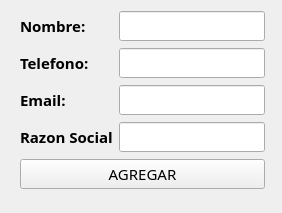
<?xml version="1.0" encoding="UTF-8"?>
<ui version="4.0">
 <class>addProvedores</class>
 <widget class="QWidget" name="addProvedores">
  <property name="geometry">
   <rect>
    <x>0</x>
    <y>0</y>
    <width>282</width>
    <height>213</height>
   </rect>
  </property>
  <property name="windowTitle">
   <string>Provedores</string>
  </property>
  <widget class="QWidget" name="layoutWidget">
   <property name="geometry">
    <rect>
     <x>20</x>
     <y>10</y>
     <width>245</width>
     <height>183</height>
    </rect>
   </property>
   <property name="font">
    <font>
     <family>Yu Gothic</family>
     <pointsize>11</pointsize>
     <bold>true</bold>
    </font>
   </property>
   <layout class="QGridLayout" name="gridLayout">
    <item row="0" column="0">
     <widget class="QLabel" name="label">
      <property name="font">
       <font>
        <family>Yu Gothic</family>
        <pointsize>11</pointsize>
        <bold>true</bold>
       </font>
      </property>
      <property name="text">
       <string>Nombre:</string>
      </property>
     </widget>
    </item>
    <item row="0" column="1">
     <widget class="QLineEdit" name="txt_nombre">
      <property name="font">
       <font>
        <family>Yu Gothic</family>
        <pointsize>11</pointsize>
        <bold>false</bold>
       </font>
      </property>
     </widget>
    </item>
    <item row="1" column="0">
     <widget class="QLabel" name="label_2">
      <property name="font">
       <font>
        <family>Yu Gothic</family>
        <pointsize>11</pointsize>
        <bold>true</bold>
       </font>
      </property>
      <property name="text">
       <string>Telefono:</string>
      </property>
     </widget>
    </item>
    <item row="1" column="1">
     <widget class="QLineEdit" name="txt_telf">
      <property name="font">
       <font>
        <family>Yu Gothic</family>
        <pointsize>11</pointsize>
        <bold>false</bold>
       </font>
      </property>
     </widget>
    </item>
    <item row="2" column="0">
     <widget class="QLabel" name="label_3">
      <property name="font">
       <font>
        <family>Yu Gothic</family>
        <pointsize>11</pointsize>
        <bold>true</bold>
       </font>
      </property>
      <property name="text">
       <string>Email:</string>
      </property>
     </widget>
    </item>
    <item row="2" column="1">
     <widget class="QLineEdit" name="txt_email">
      <property name="font">
       <font>
        <family>Yu Gothic</family>
        <pointsize>11</pointsize>
        <bold>false</bold>
       </font>
      </property>
      <property name="text">
       <string/>
      </property>
     </widget>
    </item>
    <item row="3" column="0">
     <widget class="QLabel" name="label_4">
      <property name="font">
       <font>
        <family>Yu Gothic</family>
        <pointsize>11</pointsize>
        <bold>true</bold>
       </font>
      </property>
      <property name="text">
       <string>Razon Social</string>
      </property>
     </widget>
    </item>
    <item row="3" column="1">
     <widget class="QLineEdit" name="txt_razonSocial">
      <property name="font">
       <font>
        <family>Yu Gothic</family>
        <pointsize>11</pointsize>
        <bold>false</bold>
       </font>
      </property>
      <property name="text">
       <string/>
      </property>
     </widget>
    </item>
    <item row="4" column="0" colspan="2">
     <widget class="QPushButton" name="btn_agregar">
      <property name="font">
       <font>
        <family>Yu Gothic</family>
        <pointsize>11</pointsize>
        <bold>false</bold>
       </font>
      </property>
      <property name="text">
       <string>AGREGAR</string>
      </property>
     </widget>
    </item>
   </layout>
  </widget>
 </widget>
 <resources/>
 <connections/>
</ui>
